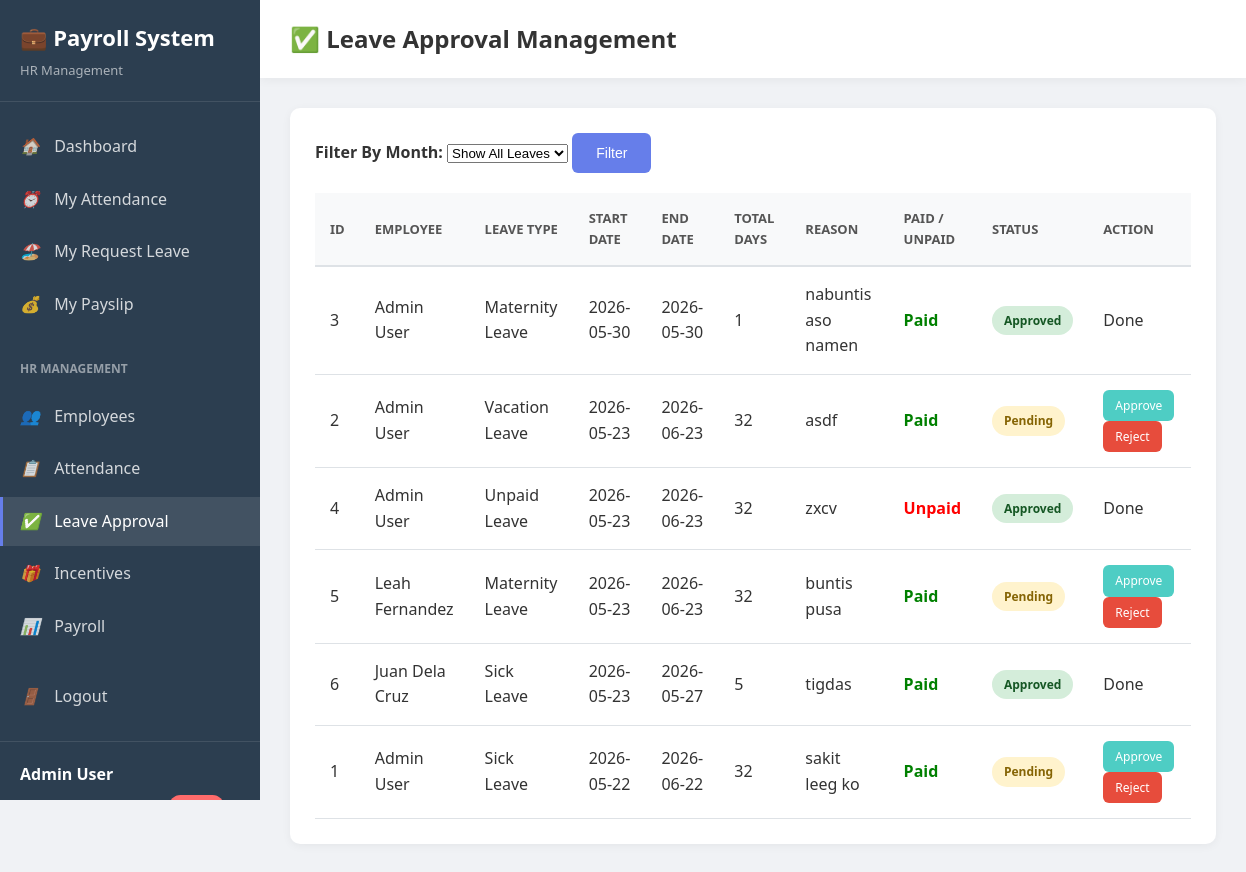
Page /includes/manage_leaves.php (signed in) on the committed database.
### tables this page shows
CREATE TABLE `employees` (
  `id` int(11) NOT NULL,
  `employee_id` varchar(20) NOT NULL,
  `firstname` varchar(50) NOT NULL,
  `lastname` varchar(50) NOT NULL,
  `email` varchar(100) NOT NULL,
  `password` varchar(255) NOT NULL,
  `phone` varchar(20) DEFAULT NULL,
  `role_id` int(11) NOT NULL,
  `department_id` int(11) DEFAULT NULL,
  `shift_id` int(11) DEFAULT NULL,
  `hire_date` date NOT NULL,
  `status` varchar(20) DEFAULT 'active',
  `is_hr` tinyint(1) DEFAULT 0 COMMENT '1 = HR privileges',
  `is_admin` tinyint(1) DEFAULT 0 COMMENT '1 = Admin privileges',
  `created_at` timestamp NOT NULL DEFAULT current_timestamp()
);

CREATE TABLE `leave_requests` (
  `id` int(11) NOT NULL,
  `employee_id` int(11) NOT NULL,
  `employee_name` varchar(100) DEFAULT NULL,
  `leave_type_id` int(11) NOT NULL,
  `start_date` date NOT NULL,
  `end_date` date NOT NULL,
  `total_days` int(11) NOT NULL,
  `reason` text DEFAULT NULL,
  `status` varchar(20) DEFAULT 'pending' COMMENT 'pending, approved, rejected',
  `approved_by` int(11) DEFAULT NULL,
  `approval_date` timestamp NULL DEFAULT NULL,
  `created_at` timestamp NOT NULL DEFAULT current_timestamp()
);

CREATE TABLE `leave_types` (
  `id` int(11) NOT NULL,
  `leave_name` varchar(50) NOT NULL,
  `is_paid` tinyint(1) DEFAULT 0 COMMENT '1 = Paid leave, 0 = Unpaid',
  `max_days` int(11) DEFAULT 0 COMMENT 'Max days per year, 0 = unlimited',
  `created_at` timestamp NOT NULL DEFAULT current_timestamp()
);

### config/session.php (called while the page is built, shortened)
<?php
function isLoggedIn() {
    return isset($_SESSION['user_id']);
}
function getCurrentUser() {
    global $pdo;
    $stmt = $pdo->prepare("
        SELECT
            e.*,
            r.role_name,
            r.monthly_salary,
            d.department_name,
            s.shift_name
        FROM employees e
        JOIN roles r ON e.role_id = r.id
        LEFT JOIN departments d ON e.department_id = d.id
        LEFT JOIN shifts s ON e.shift_id = s.id
        WHERE e.id = ?
        LIMIT 1
    ");
    $stmt->execute([$_SESSION['user_id']]);
    return $stmt->fetch(PDO::FETCH_ASSOC);
}
?>

### includes/manage_leaves.php (the view, shortened to what this page needs)
<?php
require_once('../config/database.php');
require_once('../config/session.php');
$user = getCurrentUser();
$selected_month = isset($_GET['month']) ? $_GET['month'] : 'all';
if ($selected_month == 'all') {
    $stmt = $pdo->query("
        SELECT
            lr.*,
            e.firstname,
            e.lastname,
            lt.leave_name,
            lt.is_paid
        FROM leave_requests lr
        JOIN employees e ON lr.employee_id = e.id
        JOIN leave_types lt ON lr.leave_type_id = lt.id
        ORDER BY lr.start_date DESC
    ");
}
$leave_requests = $stmt->fetchAll(PDO::FETCH_ASSOC);
?>
<!DOCTYPE html>
<html lang="en">
<head>
    <link rel="stylesheet" href="../assets/dashboard.css">
</head>
<body class="dashboard">
<aside class="sidebar">
    <div class="sidebar-header">
        <h2>💼 Payroll System</h2>
        <p>HR Management</p>
    </div>
    <ul class="nav-menu">
        <li class="nav-item">
            <a href="dashboard.php" class="nav-link">
                <i>🏠</i> Dashboard
            </a>
        </li>
        <li class="nav-item">
            <a href="attendanceEmployee.php" class="nav-link">
                <i>⏰</i> My Attendance
            </a>
        </li>
        <li class="nav-item">
            <a href="leave.php" class="nav-link">
                <i>🏖️</i> My Request Leave
            </a>
        </li>
        <li class="nav-item">
            <a href="payslip.php" class="nav-link">
                <i>💰</i> My Payslip
            </a>
        </li>
        <?php if ($user['is_hr'] || $user['is_admin']): ?>
        <li class="nav-item" style="margin-top:20px; padding:10px 20px; color:rgba(255,255,255,.5); font-size:12px; font-weight:bold;">
            HR MANAGEMENT
        </li>
        <li class="nav-item">
            <a href="employee.php" class="nav-link">
                <i>👥</i> Employees
            </a>
        </li>
        <li class="nav-item">
            <a href="attendance_hr.php" class="nav-link">
                <i>📋</i> Attendance
            </a>
        </li>
        <li class="nav-item">
            <a href="manage_leaves.php" class="nav-link active">
                <i>✅</i> Leave Approval
            </a>
        </li>
        <li class="nav-item">
            <a href="manage_incentives.php" class="nav-link">
                <i>🎁</i> Incentives
            </a>
        </li>
        <li class="nav-item">
            <a href="payroll.php" class="nav-link">
                <i>📊</i> Payroll
            </a>
        </li>
        <?php endif; ?>
        <li class="nav-item" style="margin-top:20px;">
            <a href="logout.php" class="nav-link">
                <i>🚪</i> Logout
            </a>
        </li>
    </ul>
    <div class="user-info">
        <strong>
            <?php echo htmlspecialchars($user['firstname'] . ' ' . $user['lastname']); ?>
        </strong>
        <small><?php echo htmlspecialchars($user['email']); ?></small>
        <?php if ($user['is_admin']): ?>
            <span class="badge badge-admin">ADMIN</span>
        <?php elseif ($user['is_hr']): ?>
            <span class="badge badge-hr">HR</span>
        <?php endif; ?>
    </div>
</aside>
<main class="main-content">
    <div class="topbar">
        <h1>✅ Leave Approval Management</h1>
    </div>
    <div class="card">
        <form method="GET" style="margin-bottom:20px;">
            <label><strong>Filter By Month:</strong></label>
            <select name="month">
                <option value="all" <?= ($selected_month == 'all') ? 'selected' : ''; ?>>
                    Show All Leaves
                </option>
            </select>
            <button type="submit" class="btn btn-primary">Filter</button>
        </form>
        <table>
            <thead>
                <tr>
                    <th>ID</th>
                    <th>Employee</th>
                    <th>Leave Type</th>
                    <th>Start Date</th>
                    <th>End Date</th>
                    <th>Total Days</th>
                    <th>Reason</th>
                    <th>Paid / Unpaid</th>
                    <th>Status</th>
                    <th>Action</th>
                </tr>
            </thead>
            <tbody>
            <?php foreach($leave_requests as $leave): ?>
                <tr>
                    <td><?= $leave['id']; ?></td>
                    <td>
                        <?= htmlspecialchars($leave['firstname'] . ' ' . $leave['lastname']); ?>
                    </td>
                    <td><?= htmlspecialchars($leave['leave_name']); ?></td>
                    <td><?= $leave['start_date']; ?></td>
                    <td><?= $leave['end_date']; ?></td>
                    <td><?= $leave['total_days']; ?></td>
                    <td><?= htmlspecialchars($leave['reason']); ?></td>
                    <td>
                        <?php if ($leave['is_paid'] == 1): ?>
                            <span style="color:green; font-weight:bold;">Paid</span>
                        <?php else: ?>
                            <span style="color:red; font-weight:bold;">Unpaid</span>
                        <?php endif; ?>
                    </td>
                    <td>
                        <span class="status status-<?= $leave['status']; ?>">
                            <?= ucfirst($leave['status']); ?>
                        </span>
                    </td>
                    <td>
                        <?php if($leave['status'] == 'pending'): ?>
                            <a href="approve_leave.php?id=<?= $leave['id']; ?>" class="btn btn-success btn-sm">Approve</a>
                            <a href="reject_leave.php?id=<?= $leave['id']; ?>" class="btn btn-danger btn-sm">Reject</a>
                        <?php else: ?>
                            Done
                        <?php endif; ?>
                    </td>
                </tr>
            <?php endforeach; ?>
            </tbody>
        </table>
    </div>
</main>
</body>
</html>

### assets/dashboard.css (style rules this page uses)
* { margin: 0; padding: 0; box-sizing: border-box; }
body { font-family: 'Segoe UI', Tahoma, Geneva, Verdana, sans-serif; background: linear-gradient(135deg, #667eea 0%, #764ba2 100%); color: #333; line-height: 1.6; }
.dashboard { display: flex; min-height: 100vh; background: #f0f2f5; }
.sidebar { width: 260px; background: #2c3e50; color: white; padding: 20px 0; position: fixed; height: 100vh; overflow-y: auto; }
.sidebar-header { padding: 0 20px 20px; border-bottom: 1px solid rgba(255,255,255,0.1); margin-bottom: 20px; }
.sidebar-header h2 { font-size: 22px; margin-bottom: 5px; }
.sidebar-header p { font-size: 13px; color: rgba(255,255,255,0.6); }
.nav-menu { list-style: none; }
.nav-item { margin-bottom: 3px; }
.nav-link { display: block; padding: 12px 20px; color: rgba(255,255,255,0.8); text-decoration: none; transition: all 0.3s; }
.nav-link:hover, .nav-link.active { background: rgba(255,255,255,0.1); color: white; border-left: 3px solid #667eea; padding-left: 17px; }
.nav-link i { margin-right: 10px; width: 20px; display: inline-block; }
.user-info { padding: 20px; border-top: 1px solid rgba(255,255,255,0.1); margin-top: 20px; }
.user-info strong { display: block; margin-bottom: 5px; }
.user-info small { color: rgba(255,255,255,0.6); }
.badge { display: inline-block; padding: 3px 8px; border-radius: 12px; font-size: 11px; font-weight: bold; margin-left: 5px; }
.badge-admin { background: #ff6b6b; color: white; }
.main-content { margin-left: 260px; flex: 1; padding: 30px; }
.topbar { background: white; padding: 20px 30px; margin: -30px -30px 30px -30px; box-shadow: 0 2px 10px rgba(0,0,0,0.05); display: flex; justify-content: space-between; align-items: center; }
.topbar h1 { font-size: 24px; color: #333; }
.card { background: white; padding: 25px; border-radius: 10px; box-shadow: 0 2px 10px rgba(0,0,0,0.05); margin-bottom: 20px; }
.btn { display: inline-block; padding: 12px 24px; border: none; border-radius: 6px; font-size: 14px; font-weight: 500; cursor: pointer; transition: all 0.3s; text-decoration: none; text-align: center; }
.btn-primary { background: #667eea; color: white; }
.btn-success { background: #4ecdc4; color: white; }
.btn-danger { background: #e74c3c; color: white; }
.btn-sm { padding: 6px 12px; font-size: 12px; }
table { width: 100%; border-collapse: collapse; background: white; }
table th { background: #f8f9fa; padding: 15px; text-align: left; font-weight: 600; color: #555; border-bottom: 2px solid #dee2e6; font-size: 13px; text-transform: uppercase; }
table td { padding: 15px; border-bottom: 1px solid #dee2e6; vertical-align: middle; }
.status { display: inline-block; padding: 5px 12px; border-radius: 20px; font-size: 12px; font-weight: 600; }
.status-pending { background: #fff3cd; color: #856404; }
.status-approved { background: #d4edda; color: #155724; }

### rows in the picture
employees: firstname+lastname "Admin User"
leave_requests: id "3", employee.lastname "Admin User", leave_type.leave_name "Maternity Leave", start_date "2026-05-30", end_date "2026-05-30", total_days "1", reason "nabuntis aso namen", shows "Paid", status "Approved", shows "Done"
leave_requests: id "2", employee.lastname "Admin User", leave_type.leave_name "Vacation Leave", start_date "2026-05-23", end_date "2026-06-23", total_days "32", reason "asdf", shows "Paid", status "Pending"
leave_requests: id "4", employee.lastname "Admin User", leave_type.leave_name "Unpaid Leave", start_date "2026-05-23", end_date "2026-06-23", total_days "32", reason "zxcv", status "Approved", shows "Done"
leave_requests: id "5", employee.lastname "Leah Fernandez", leave_type.leave_name "Maternity Leave", start_date "2026-05-23", end_date "2026-06-23", total_days "32", reason "buntis pusa", shows "Paid", status "Pending"
leave_requests: id "6", employee.lastname "Juan Dela Cruz", leave_type.leave_name "Sick Leave", start_date "2026-05-23", end_date "2026-05-27", total_days "5", reason "tigdas", shows "Paid", status "Approved", shows "Done"
leave_requests: id "1", employee.lastname "Admin User", leave_type.leave_name "Sick Leave", start_date "2026-05-22", end_date "2026-06-22", total_days "32", reason "sakit leeg ko", shows "Paid", status "Pending"
